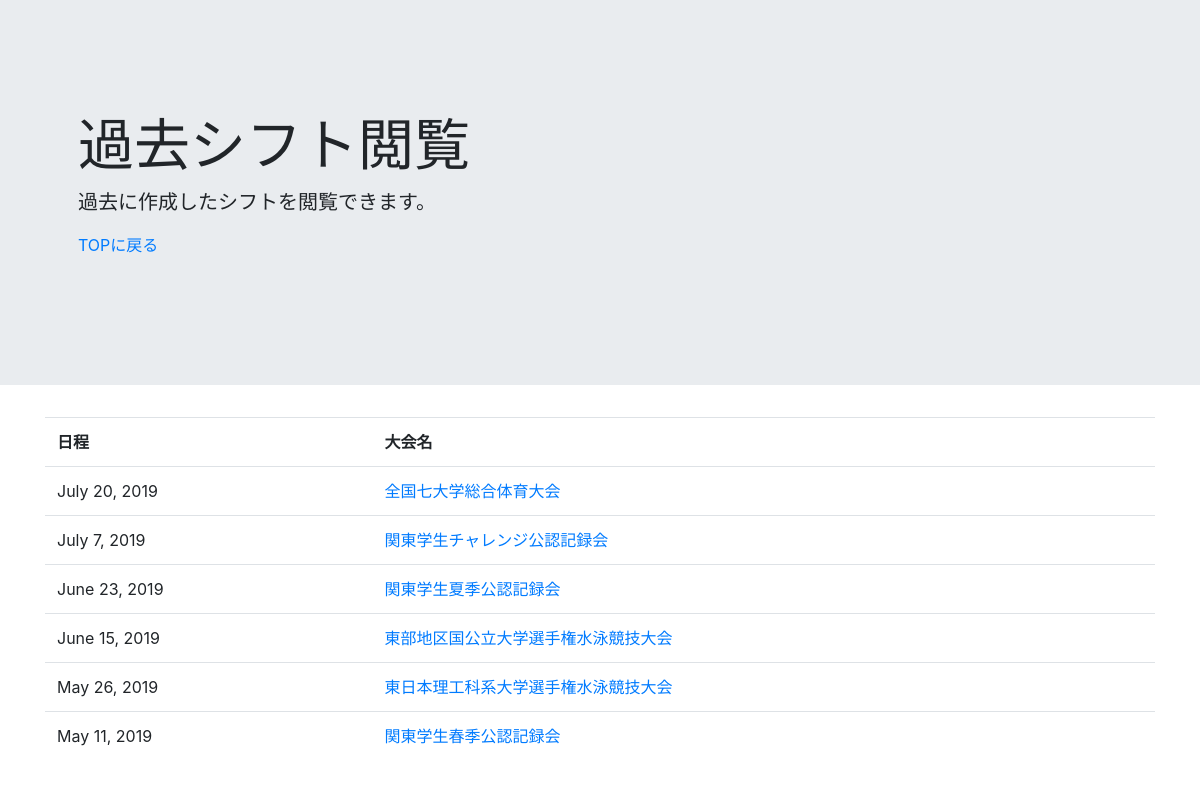
The page /shift/history on the database as committed earlier.
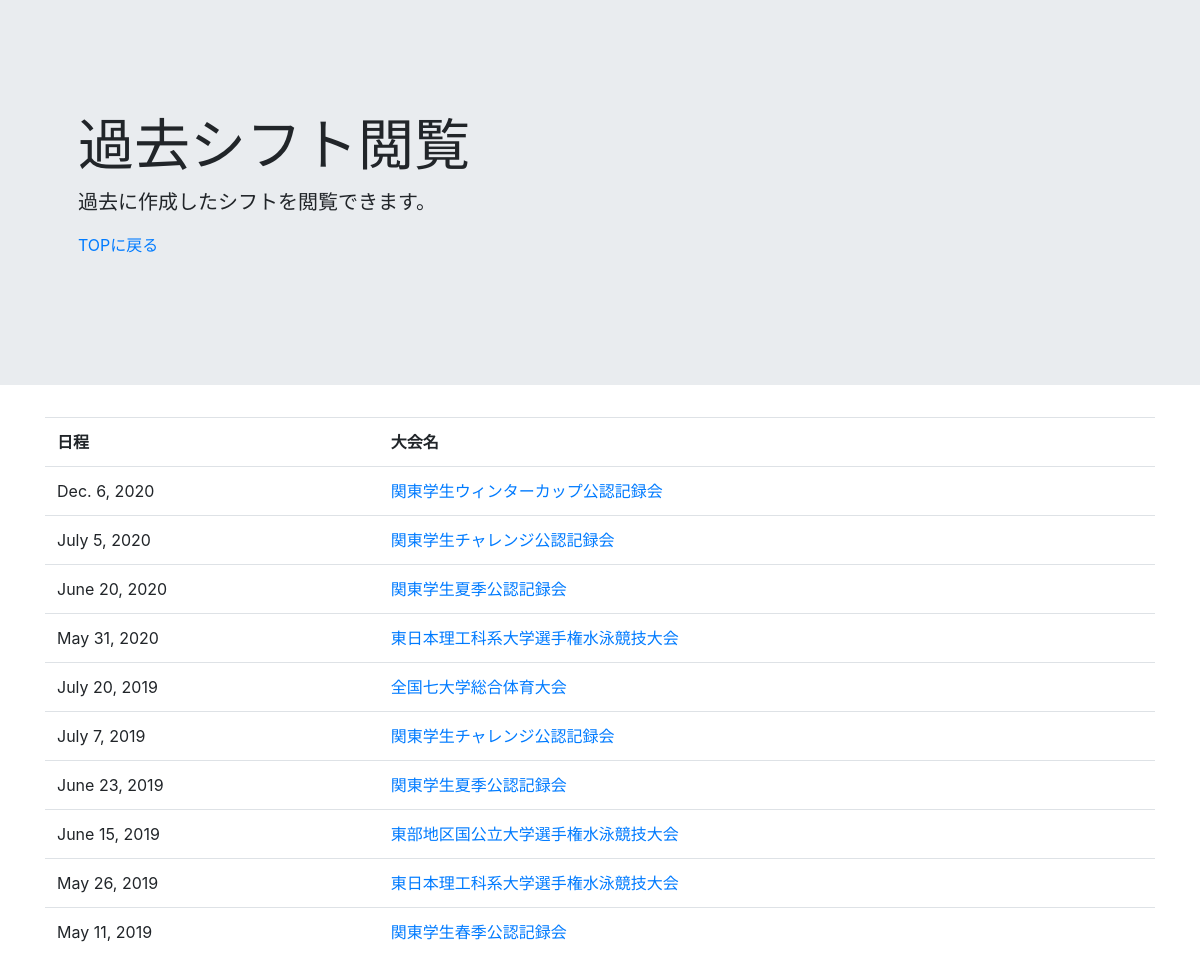
The same page on the database as committed later.
### shiftmakeapp/models.py (models this page shows, shortened)
class CompetitionModel(models.Model):
    name = models.CharField(max_length=50)
    year = models.IntegerField()
    start_date = models.DateField(auto_now=False, auto_now_add=False)
    end_date = models.DateField(auto_now=False, auto_now_add=False)
    days = models.IntegerField()
    class Meta:
        constraints = [
            models.UniqueConstraint(
                fields=('name', 'year'), name='unique_competition'
            )
        ]

### shiftmakeapp/views.py (the view)
# urls.py: path('history', HistoryView.as_view(), name='history'),
class HistoryView(ListView):
    template_name = 'history.html'
    model = CompetitionModel
    fields = ('name', 'year', 'start_date', 'end_date', 'days')
    def get_queryset(self):
        return CompetitionModel.objects.order_by('-year', '-start_date')

### templates/history.html
{% extends 'base.html' %}
{% block header %}
<header class="jumbotron jumbotron-fluid">
    <div class="container p-5">
        <h1 class="display-4">過去シフト閲覧</h1>
        <p class="lead">過去に作成したシフトを閲覧できます。</p>
        <p><a href="{% url 'top' %}">TOPに戻る</a></p>
    </div>
</header>
{% endblock header %}
{% block content %}
<div class="container">
    <table class="table">
        <tr>
            <th>日程</th>
            <th>大会名</th>
        </tr>
        {% for item in object_list %}
            <tr>
                <td>{{item.start_date}}</td>
                <td><a href="{% url 'shift:historydetail' item.pk %}">{{item.name}}</a></td>
            </tr>
        {% endfor %}
    </table>
</div>
{% endblock content %}

Rows that differ between the two databases and show on the page:
added CompetitionModel: start_date "Dec. 6, 2020", name "関東学生ウィンターカップ公認記録会"
added CompetitionModel: start_date "July 5, 2020", name "関東学生チャレンジ公認記録会"
added CompetitionModel: start_date "June 20, 2020", name "関東学生夏季公認記録会"
added CompetitionModel: start_date "May 31, 2020", name "東日本理工科系大学選手権水泳競技大会"
